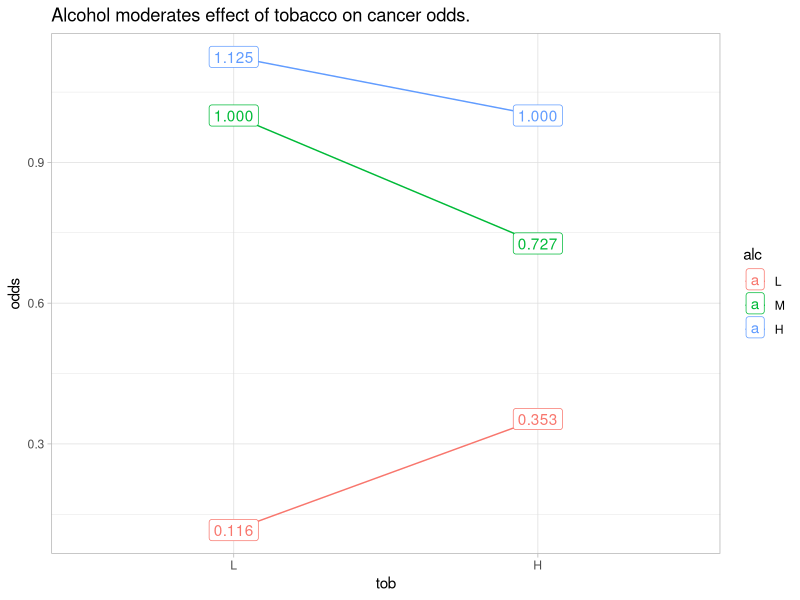

This chart was generated by the following R code:
## ---- chunk 1
library(tidyverse)

dat <- esoph %>%
  filter(agegp == "65-74") %>%
  mutate(
    alc = factor(alcgp, ordered = FALSE),
    alc = fct_collapse(
      alc,
      "L" = "0-39g/day",
      "M" = "40-79",
      "H" = "80-119",
      "H" = "120+"
    ),
    tob = factor(tobgp, ordered = FALSE),
    tob = fct_collapse(tob, "L" = "0-9g/day", "H" = c("10-19", "20-29", "30+"))
  ) %>%
  group_by(alc, tob) %>%
  summarize(.groups = "drop", ncases = sum(ncases), ncontrols = sum(ncontrols))

dat
## ---- chunk 2
dat <- dat %>%
  mutate(odds = ncases / ncontrols)

dat %>%
  ggplot(aes(x = tob, y = odds, color = alc, group = alc)) +
  geom_point(stat = "summary", fun = sum) +
  stat_summary(fun = sum, geom = "line") +
  geom_label(aes(label = scales::number(odds, accuracy = .001))) +
  labs(title = "Alcohol moderates effect of tobacco on cancer odds.") +
  theme_light()
## ---- chunk 3
odds_ratios <- merge(dat, dat, by = NULL) %>%
  mutate(
    odds_1_lbl = paste0("alc", alc.x, "tob", tob.x),
    odds_2_lbl = paste0("alc", alc.y, "tob", tob.y),
    odds_ratio_lbl = paste(odds_1_lbl, odds_2_lbl, sep = ":"),
    OR = odds.x / odds.y
  ) %>%
  select(
    odds_1_lbl,
    odds_2_lbl,
    odds_ratio_lbl,
    odds_1 = odds.x,
    odds_2 = odds.y,
    OR
  )

odds_ratios %>%
  mutate(
    odds_1 = scales::number(odds_1, accuracy = .001),
    odds_2 = scales::number(odds_2, accuracy = .001),
    OR = scales::number(OR, accuracy = .001),
    ` ` = paste(odds_1_lbl, odds_1)
  ) %>%
  select(-c(odds_ratio_lbl, odds_1_lbl, odds_1)) %>%
  pivot_wider(
    names_from = c(odds_2_lbl, odds_2),
    values_from = OR,
    names_sep = "\n"
  ) %>%
  flextable::flextable() %>%
  flextable::set_caption("36 possible odds ratios formed from 6 odds.") %>%
  flextable::theme_vanilla() %>%
  flextable::border(j = 1, border.right = officer::fp_border()) %>%
  flextable::bold(j = 1) %>%
  flextable::autofit()
## ---- chunk 4
mdl <- glm(
  cbind(ncases, ncontrols) ~ alc * tob,
  data = dat,
  family = binomial()
)

broom::tidy(mdl)
## ---- chunk 5
broom::tidy(mdl, exponentiate = TRUE)
## ---- chunk 6
alcLtobL = exp(coef(mdl)["(Intercept)"])
alcLtobH = exp(coef(mdl)["tobH"])
alcMtobL = exp(coef(mdl)["alcM"])
alcMtobH = exp(coef(mdl)["alcM"]) * exp(coef(mdl)["tobH"]) * exp(coef(mdl)["alcM:tobH"])
alcHtobL = exp(coef(mdl)["alcH"])
alcHtobH = exp(coef(mdl)["alcH"]) * exp(coef(mdl)["tobH"]) * exp(coef(mdl)["alcH:tobH"])
tribble(
  ~num, ~den, ~OR,
  "alcLtobL", "1", alcLtobL,
  "alcLtobH", "1", alcLtobL * alcLtobH,
  "alcMtobL", "1", alcLtobL * alcMtobL,
  "alcMtobH", "1", alcLtobL * alcMtobH,
  "alcHtobL", "1", alcLtobL * alcHtobL,
  "alcHtobH", "1", alcLtobL * alcHtobH,
  "alcLtobL", "alcLtobL", exp(coef(mdl)["(Intercept)"]) / exp(coef(mdl)["(Intercept)"]),
  "alcLtobH", "alcLtobL", alcLtobH,
  "alcMtobL", "alcLtobL", alcMtobL,
  "alcMtobH", "alcLtobL", alcMtobH,
  "alcHtobL", "alcLtobL", alcHtobL,
  "alcHtobH", "alcLtobL", alcHtobH,
  "alcLtobL", "alcLtobH", 1 / alcLtobH,
  "alcLtobH", "alcLtobH", alcLtobH / alcLtobH,
  "alcMtobL", "alcLtobH", alcMtobL / alcLtobH,
  "alcMtobH", "alcLtobH", alcMtobH / alcLtobH,
  "alcHtobL", "alcLtobH", alcHtobL / alcLtobH,
  "alcHtobH", "alcLtobH", alcHtobH / alcLtobH,
  "alcLtobL", "alcMtobL", 1 / alcMtobL,
  "alcLtobH", "alcMtobL", alcLtobH / alcMtobL,
  "alcMtobL", "alcMtobL", alcMtobL / alcMtobL,
  "alcMtobH", "alcMtobL", alcMtobH / alcMtobL,
  "alcHtobL", "alcMtobL", alcHtobL / alcMtobL,
  "alcHtobH", "alcMtobL", alcHtobH / alcMtobL,
  "alcLtobL", "alcMtobH", 1 / alcMtobH,
  "alcLtobH", "alcMtobH", alcLtobH / alcMtobH,
  "alcMtobL", "alcMtobH", alcMtobL / alcMtobH,
  "alcMtobH", "alcMtobH", alcMtobH / alcMtobH,
  "alcHtobL", "alcMtobH", alcHtobL / alcMtobH,
  "alcHtobH", "alcMtobH", alcHtobH / alcMtobH,
  "alcLtobL", "alcHtobL", 1 / alcHtobL,
  "alcLtobH", "alcHtobL", alcLtobH / alcHtobL,
  "alcMtobL", "alcHtobL", alcMtobL / alcHtobL,
  "alcMtobH", "alcHtobL", alcMtobH / alcHtobL,
  "alcHtobL", "alcHtobL", alcHtobL / alcHtobL,
  "alcHtobH", "alcHtobL", alcHtobH / alcHtobL,
  "alcLtobL", "alcHtobH", 1 / alcMtobH,
  "alcLtobH", "alcHtobH", alcLtobH / alcHtobH,
  "alcMtobL", "alcHtobH", alcMtobL / alcHtobH,
  "alcMtobH", "alcHtobH", alcMtobH / alcHtobH,
  "alcHtobL", "alcHtobH", alcHtobL / alcHtobH,
  "alcHtobH", "alcHtobH", alcHtobH / alcHtobH
) %>%
  pivot_wider(names_from = num, values_from = OR) %>%
  flextable::flextable() %>%
  flextable::set_caption("Odds ratios calculated from regression coefficients.") %>%
  flextable::theme_vanilla() %>%
  flextable::border(j = 1, border.right = officer::fp_border()) %>%
  flextable::bold(j = 1) %>%
  flextable::colformat_double(digits = 3) %>%
  flextable::autofit()
## ---- chunk 7
mdl_vcov <- mdl %>% vcov() %>%  data.frame() %>% rownames_to_column()

var_alcM <- mdl_vcov %>% filter(rowname == "alcM") %>% pull("alcM")
var_tobH <- mdl_vcov %>% filter(rowname == "tobH") %>% pull("tobH")
var_alcMtobH <- mdl_vcov %>% filter(rowname == "alcM:tobH") %>% pull("alcM.tobH")
cov_alcM_tobH <- mdl_vcov %>% filter(rowname == "alcM") %>% pull("tobH")
cov_alcM_alcMtobH <- mdl_vcov %>% filter(rowname == "alcM") %>% pull("alcM.tobH")
cov_tobH_alcMtobH <- mdl_vcov %>% filter(rowname == "tobH") %>% pull("alcM.tobH")

# alpha
(alpha <- coef(mdl)["alcM"] + coef(mdl)["tobH"] + coef(mdl)["alcM:tobH"])

# SE for Medium Alcohol + High Tobacco
(se <- sqrt(var_alcM + var_tobH + var_alcMtobH + 
             2 * (cov_alcM_tobH + cov_alcM_alcMtobH + cov_tobH_alcMtobH)))

# t
(t <- alpha / se)

# p-value
(p_value <- pt(abs(t), Inf, lower.tail = FALSE)* 2)
## ---- chunk 8
emm <- emmeans::emmeans(mdl, ~ alc * tob)

emm_contrast <- emmeans::contrast(emm, method = "revpairwise", adjust = "none")

emm_contrast %>%
  as_tibble() %>%
  filter(str_detect(contrast, "L L$"))
